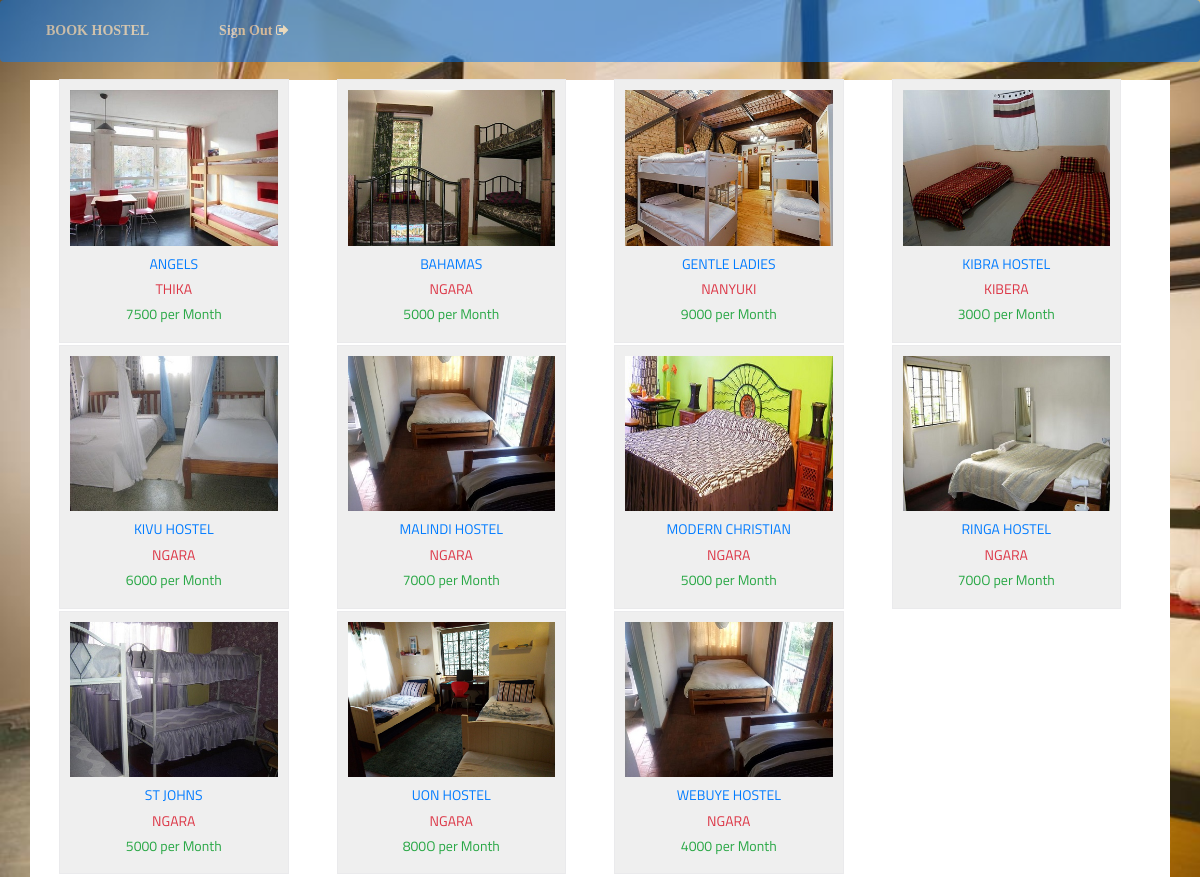
Page /userdashboard.php on the committed database.
### tables this page shows
CREATE TABLE `hostel` (
  `name` varchar(200) NOT NULL,
  `location` varchar(200) NOT NULL,
  `price` varchar(200) NOT NULL,
  `img` varchar(200) NOT NULL
);

### userdashboard.php (the view, shortened to what this page needs)
<?php
    $database_name = "hostel";
    $con = mysqli_connect("localhost","root","",$database_name);?>
<!doctype html>
<html>
<head>
<link rel="stylesheet" href="https://stackpath.bootstrapcdn.com/bootstrap/4.4.1/css/bootstrap.min.css">
  <link rel="stylesheet" href="https://maxcdn.bootstrapcdn.com/bootstrap/3.4.1/css/bootstrap.min.css">
  <link rel="stylesheet" href="path/to/font-awesome/css/font-awesome.min.css">
  <link rel="stylesheet" href="https://cdnjs.cloudflare.com/ajax/libs/font-awesome/4.7.0/css/font-awesome.min.css">
</head>
<body class="" style="background-image:url(img/b.jpg); background-repeat: no-repeat;background-size: cover;height: 624px ">
    <div class="navbar-fixed-top">
 <nav class="navbar navbar-expand-lg bg-primary" style="opacity: 0.5">
  <div class="collapse navbar-collapse" id="navbarTogglerDemo03">
 <ul class="navbar-nav   mx-5 ">
  <li class="nav-item">
        <a style="color: white; font-family:Verdana; cursor: pointer; font-weight: bolder;" class="nav-link" href="book.php">BOOK HOSTEL</a>
      </li>
</ul >
<ul class="navbar-nav  ml-lg-5">
  <li class="nav-item">
   <?php
echo '<a class="nav-link" style="color: white; font-weight:bolder; font-family:Verdana"  href="userlogout.php?logout">Sign Out <i class="fa fa-sign-out" aria-hidden="true"></i></a>';
  ?>
   </li>
 </ul>
 </div>
</nav>
 </div>
<br><br><br><br>
    <div class="container bg-white" style="margin: auto;">
        <?php
            $query = "SELECT * FROM hostel order by name";
            $result = mysqli_query($con,$query);
            if(mysqli_num_rows($result) > 0) {
                while ($row = mysqli_fetch_array($result)) {
                    ?>
                    <div class="col-md-3">
                        <form method="post" action="candidate_images.php?action=add&id=<?php echo $row["id"]; ?>">
                            <div class="product">
                                <img src="<?php echo $row["img"]; ?>" class="img-responsive">
                                <h5 class="text-primary"><?php echo $row["name"]; ?></h5>
                                <h5 class="text-danger"><?php echo $row["location"]; ?></h5>
                                <h5 class="text-success"><?php echo $row["price"]; ?></h5>
                            </div>
                        </form>
                    </div>
                    <?php
                }
            }
        ?>
</body>
</html>

### userdashboard.php (style rules this page uses)
* { font-family: 'Titillium Web', sans-serif; }
.product { border: 1px solid #eaeaec; margin: -1px 19px 3px -1px; padding: 10px; text-align: center; background-color: #efefef; }

### rows in the picture
hostel: img (picture), name "ANGELS", location "THIKA", price "7500 per Month"
hostel: img (picture), name "BAHAMAS", location "NGARA", price "5000 per Month"
hostel: img (picture), name "GENTLE LADIES", location "NANYUKI", price "9000 per Month"
hostel: img (picture), name "KIBRA HOSTEL", location "KIBERA", price "300O per Month"
hostel: img (picture), name "KIVU HOSTEL", location "NGARA", price "6000 per Month"
hostel: img (picture), name "MALINDI HOSTEL", location "NGARA", price "700O per Month"
hostel: img (picture), name "MODERN CHRISTIAN", location "NGARA", price "5000 per Month"
hostel: img (picture), name "RINGA HOSTEL", location "NGARA", price "700O per Month"
hostel: img (picture), name "ST JOHNS", location "NGARA", price "5000 per Month"
hostel: img (picture), name "UON HOSTEL", location "NGARA", price "800O per Month"
hostel: img (picture), name "WEBUYE HOSTEL", location "NGARA", price "4000 per Month"
